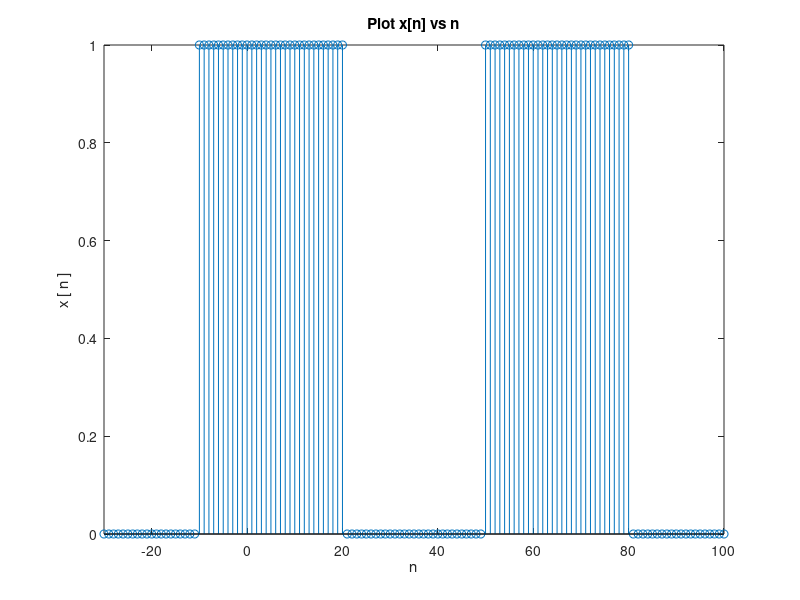
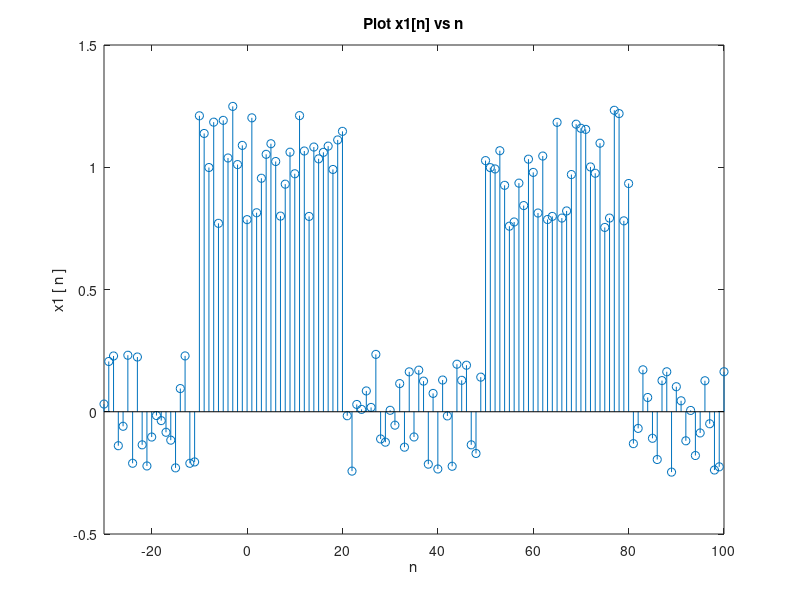
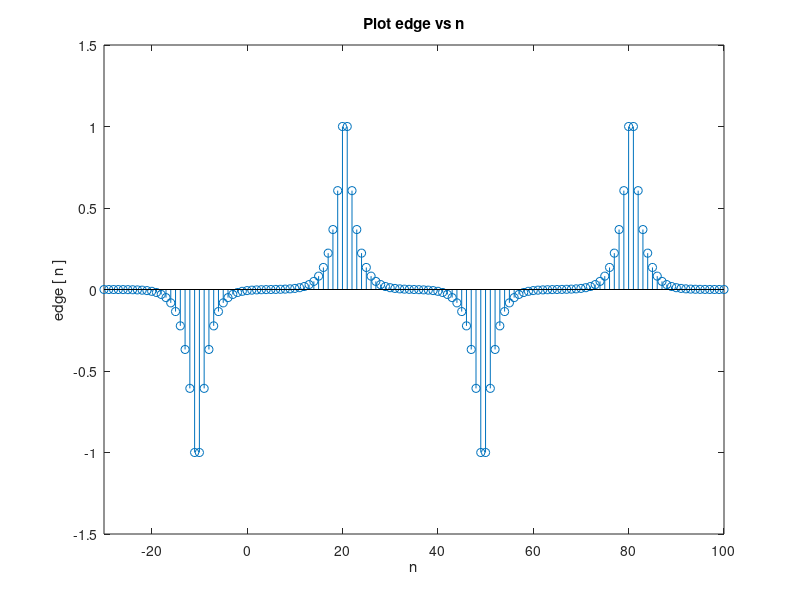
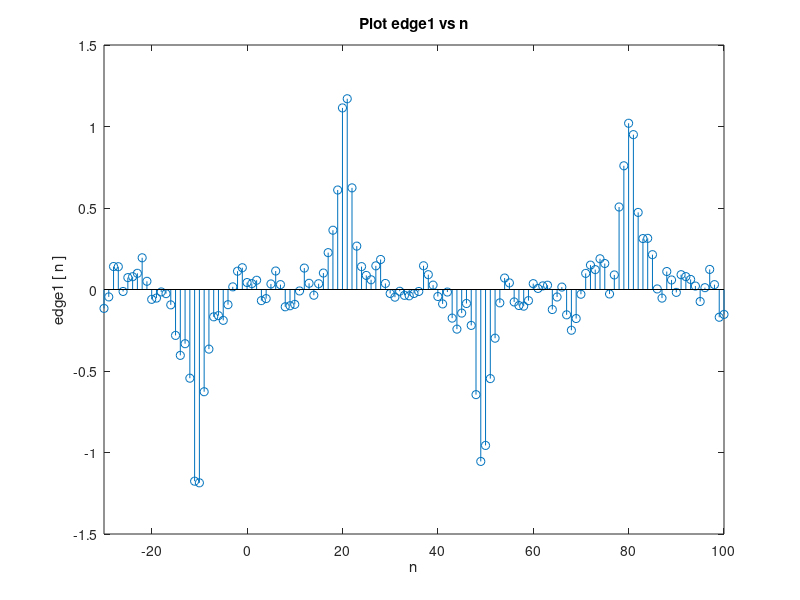

Write MATLAB code to recreate these figures, in order.
% =======================================================
% This file implements edge detector, Smoother and how 
% noise will impact on the result
% =======================================================
% Edge detector
x = [zeros(1, 20) ones(1, 31) zeros(1, 29) ones(1,31) zeros(1, 20)];
n = -30:100;
figure; stem(n, x); xlim([n(1),n(end)]);
title('Plot x[n] vs n'); ylabel('x [ n ]'); xlabel('n');
% =======================================================
% parameters for h[n] and noise
% =======================================================
L = 20;    an = 0.5;   sigma = 0.5;
% =======================================================
% h[n]
h_1 = exp(-sigma * (1:L)) / sum(exp(-sigma * (1:L)));
h_2 = fliplr(h_1) * -1;
h = [h_2 0 h_1];
% =======================================================
% noise
noise = an * (rand(1,131) - 0.5);
% =======================================================
% x1[n] = x[n] + noise
x1 = x + noise;
figure; stem(n, x1); xlim([n(1),n(end)]);
title('Plot x1[n] vs n');   ylabel('x1 [ n ]');     xlabel('n');
% =======================================================
% conv to find edge
figure; stem(n, conv(x, h, 'same'));  xlim([n(1),n(end)]);
title('Plot edge vs n');    ylabel('edge [ n ]');   xlabel('n');
% =======================================================
figure; stem(n, conv(x1, h, 'same')); xlim([n(1),n(end)]);
title('Plot edge1 vs n');   ylabel('edge1 [ n ]');  xlabel('n');
% =======================================================

% Smoother
x = (-50:100) * 0.1;
n = -50:100;

figure; stem(n, x); xlim([n(1),n(end)]);
title('Plot x[n] vs n');    ylabel('x [ n ]');  xlabel('n');
% =======================================================
% parameters for h[n] and noise
L = 20; an = 0.5;   sigma = 0.5;
% =======================================================
% noise
noise = an * (rand(1,151) - 0.5);
% =======================================================
% h[n]
h_1 = exp(-sigma*(1:L))/(2 * sum(exp(-sigma*(1:L))) + 1);
h_2 = fliplr(h_1);
h = [h_2 sum(exp(-sigma*(1:L))) h_1];
% =======================================================
% x1[n] = x[n] + noise
x1 = x + noise;
figure; stem(n, x1);    xlim([n(1),n(end)]);
title('Plot x1[n] vs n');   ylabel('x1 [ n ]'); xlabel('n');
% =======================================================
figure; stem(n, conv(x1, h, 'same'));   xlim([n(1),n(end)]);
title('Plot smoother vs n');    ylabel('smoother [ n ]');   xlabel('n');
% =======================================================
